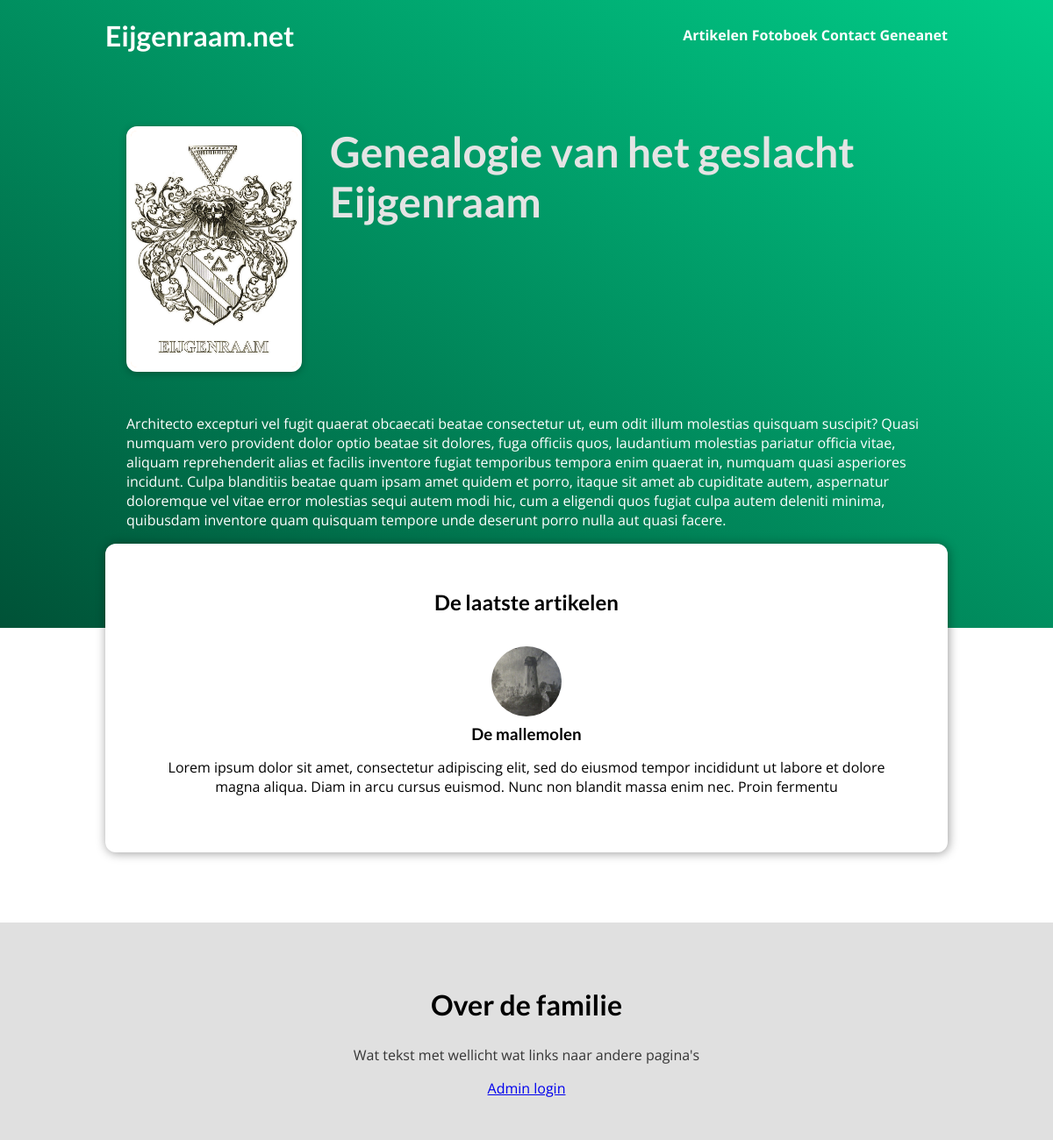
The app's page /, older data.
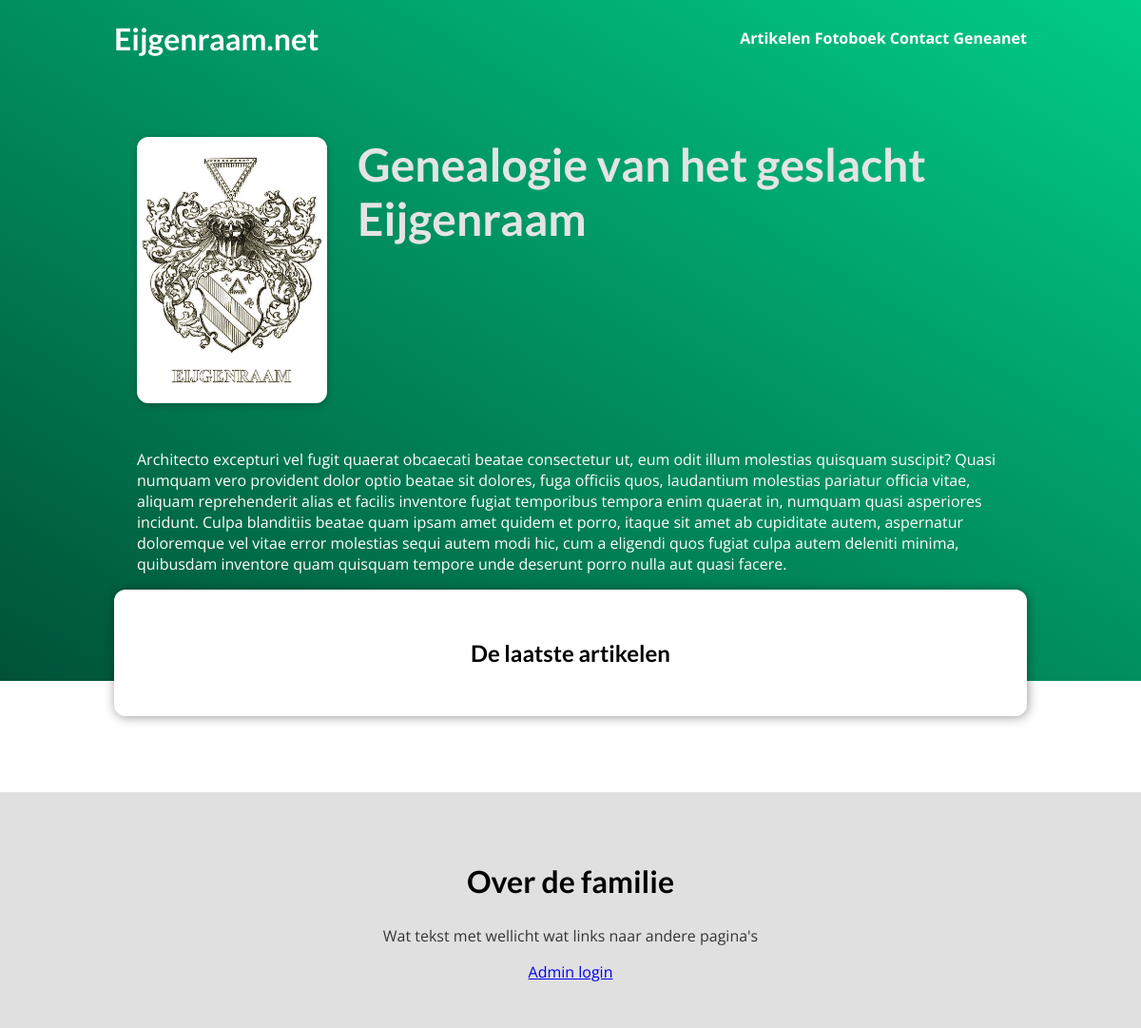
The same page, newer data.
### articles/models.py (models this page shows, shortened)
class Post(m.Model):
    title = m.CharField(max_length=64)
    slug = m.SlugField(default='', blank=True, null=False, db_index=True)
    header_image = m.ImageField(upload_to='headers/', null=True)
    date = m.DateField()
    author = m.ForeignKey(Author, on_delete=m.SET_NULL, null=True)
    excerpt = m.TextField(max_length=200)
    content = RichTextUploadingField(max_length=20000)
    def get_absolute_url(self):
        return reverse("post-page", args=[self.slug])
    '''
    def save(self, *args, **kwargs):
        self.slug = slugify(self.title)
        super().save(*args, **kwargs)
    '''

### articles/views.py (the view)
# urls.py: path('', views.MainPageView.as_view(), name='main-page'),
class MainPageView(ListView):
    template_name = 'articles/index.html'
    model = Post
    ordering = ['-date']
    context_object_name = 'latest_posts'
    def get_queryset(self):
        queryset = super().get_queryset()
        data = queryset[:3]
        return data

### articles/templates/articles/index.html (shortened to what this page needs)
{% extends "base.html" %}
{% load static %}
{% block css_files %}
    <link rel='stylesheet' href="{% static 'articles/post.css' %}">
    <link rel='stylesheet' href="{% static 'articles/index.css' %}">
{% endblock %}
{% block content %}
    <section id='welcome'>
        <header>
            <img src="{% static 'articles/images/wapen_eijgenraam_pentekening.jpg' %}" alt='Wapen van de familie Eijgenraam' />
            <h2>Genealogie van het geslacht Eijgenraam</h2>
        </header>
        <p>{% lorem 1 b random %}</p>
    </section>
    <section id='latest-posts'>
        <h2>De laatste artikelen</h2>
        <ul>
            {% for post in latest_posts %}
                {% include 'articles/includes/post.html' %}
            {% endfor %}
        </ul>
    </section>
    <section id='about'>
        <h2>Over de familie</h2>
        <p>Wat tekst met wellicht wat links naar andere pagina's</p>
        <a href='/admin'>Admin login</a>
    </section>
{% endblock %}

### articles/templates/articles/includes/post.html
{% load static %}
<li>
    <article class='post'>
        <a href="{{ post.get_absolute_url }}">
            <img src="{{ post.header_image.url }}" alt='{{ post.title }}' />
            <div class='post__content'>
                <h3>{{ post.title }}</h2>
                    <p>{{ post.excerpt }}</p>
            </div>
        </a>
    </article>
</li>

Row changes from the older to the newer data that the page shows:
removed Post: header_image (picture), title "De mallemolen", excerpt "Lorem ipsum dolor sit amet, consectetur adipiscing elit, sed do eiusmod tempor incididunt ut labore et dolore magna aliqua. Diam in arcu cursus euismod. Nunc non blandit massa enim nec. Proin fermentu"
